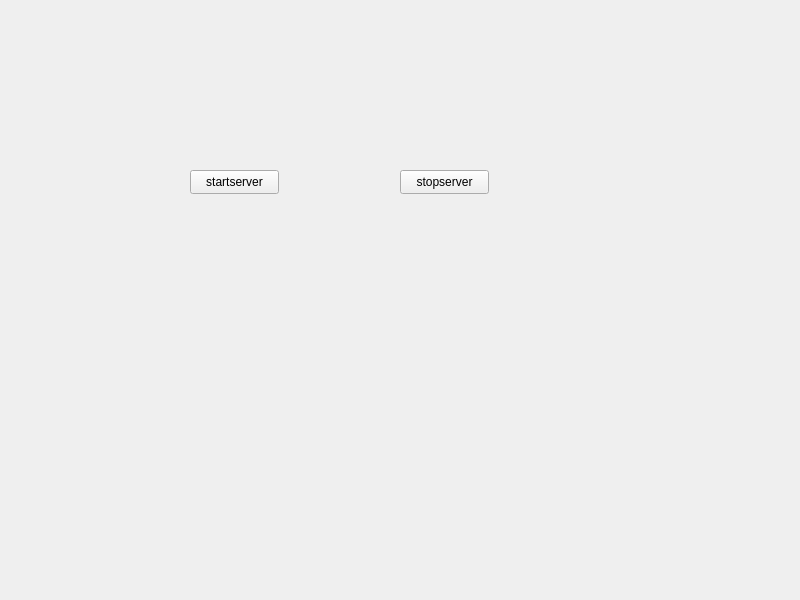
<?xml version="1.0" encoding="UTF-8"?>
<ui version="4.0">
 <class>Widget</class>
 <widget class="QWidget" name="Widget">
  <property name="geometry">
   <rect>
    <x>0</x>
    <y>0</y>
    <width>800</width>
    <height>600</height>
   </rect>
  </property>
  <property name="windowTitle">
   <string>Widget</string>
  </property>
  <widget class="QPushButton" name="startserver">
   <property name="geometry">
    <rect>
     <x>190</x>
     <y>170</y>
     <width>89</width>
     <height>24</height>
    </rect>
   </property>
   <property name="text">
    <string>startserver</string>
   </property>
  </widget>
  <widget class="QPushButton" name="stopserver">
   <property name="geometry">
    <rect>
     <x>400</x>
     <y>170</y>
     <width>89</width>
     <height>24</height>
    </rect>
   </property>
   <property name="text">
    <string>stopserver</string>
   </property>
  </widget>
 </widget>
 <resources/>
 <connections/>
</ui>
